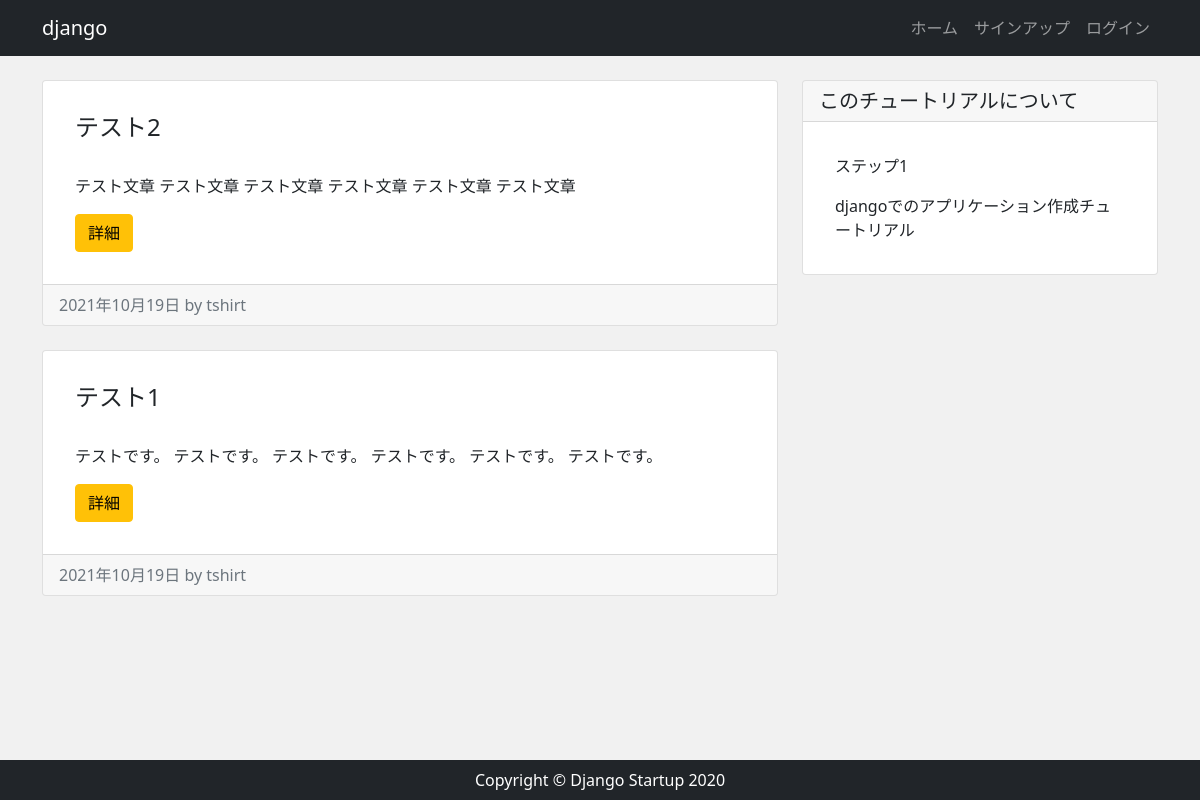
The app's page /, older data.
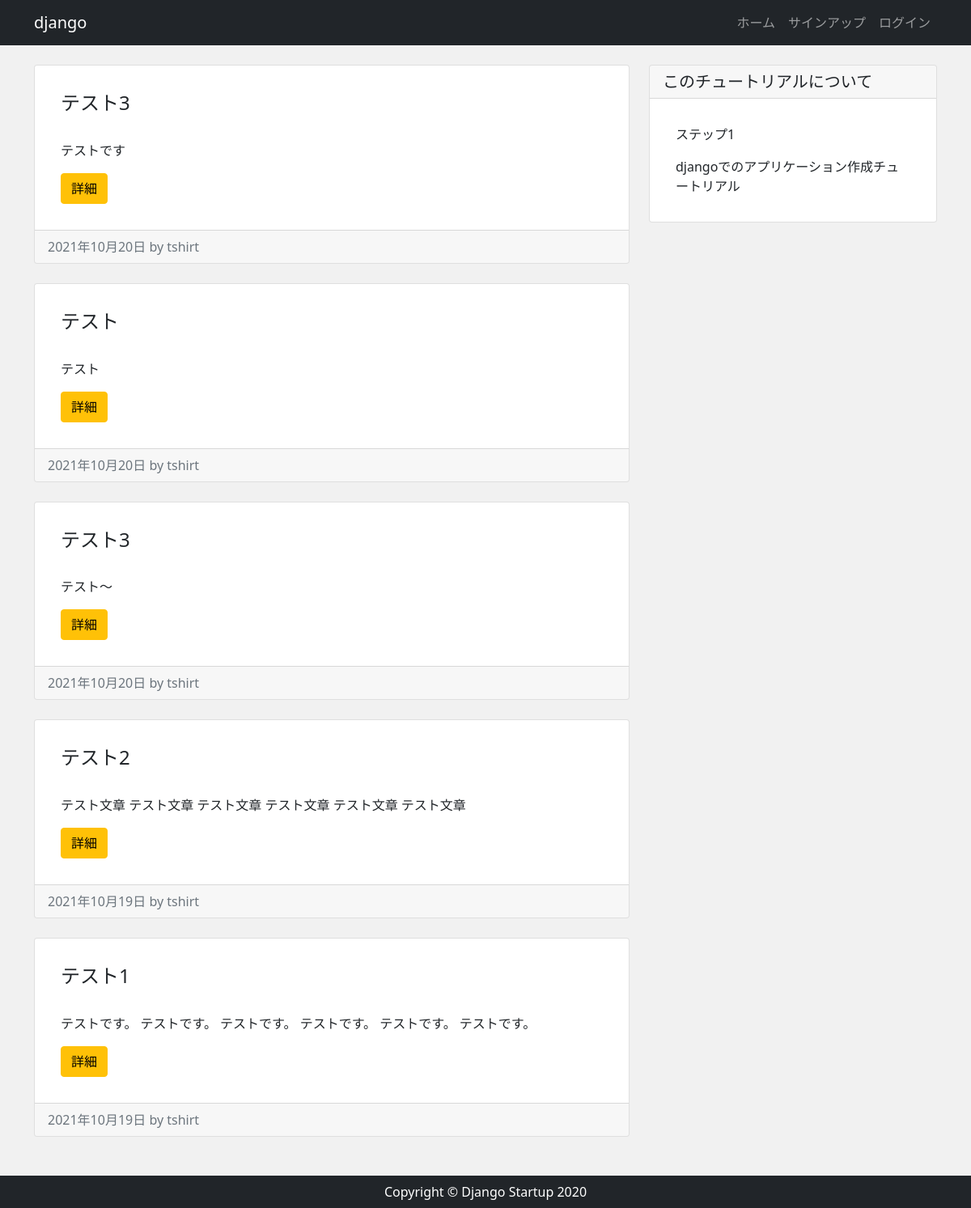
The same page, newer data.
### app/models.py (models this page shows, shortened)
class Post(models.Model):
  author = models.ForeignKey(settings.AUTH_USER_MODEL, on_delete=models.CASCADE)
  title = models.CharField("タイトル", max_length=200)
  content = models.TextField("本文")
  created = models.DateTimeField("作成日", default=timezone.now)

### app/views.py (the view)
# urls.py: path('', views.IndexView.as_view(), name='index'),
class IndexView(View):
  def get(self, request, *args, **kwargs):
    post_data = Post.objects.order_by('-id')
    return render(request, 'app/index.html', {
      'post_data': post_data
    })

### app/templates/app/index.html
{% extends "app/base.html" %}
{% block content %}
<div class="row my-4">
  <div class="col-md-8">
    {% for post in post_data %}
      <div class="card mb-4">
        <div class="card-body">
          <h2 class="card-title">{{ post.title }}</h2>
          <p class="card-text">{{ post.content|truncatechars:100 }}</p>
          <a href="{% url 'post_detail' post.id %}" class="btn btn-warning">詳細</a>
        </div>
        <div class="card-footer text-muted">
          {{ post.created|date }} by {{ post.author}}
        </div>
      </div>
    {% endfor %}
  </div>
  <div class="col-md-4">
    <div class="card">
      <h5 class="card-header">このチュートリアルについて</h5>
      <div class="card-body">
        <p>ステップ1</p>
        <p class="mb-0">djangoでのアプリケーション作成チュートリアル</p>
      </div>
    </div>
  </div>
</div>
{% endblock %}

### app/templates/app/base.html (shortened to what this page needs)
{% load static %}
<!DOCTYPE html>
<html lang="ja">
<head>
  <link href="https://cdn.jsdelivr.net/npm/bootstrap@5.0.0-beta1/dist/css/bootstrap.min.css" rel="stylesheet">
  <link rel="stylesheet" href="{% static 'styles/style.css' %}">
</head>
<body>
  <nav class="navbar navbar-expand-lg navbar-dark bg-dark">
    <div class="container">
      <a class="navbar-brand" href="/">django</a>
      <ul class="navbar-nav ml-auto">
        <li class="nav-item">
          <a class="nav-link" href="/">ホーム</a>
        </li>
        {% if user.is_authenticated %}
          <li class="nav-item">
            <a class="nav-link" href="{% url 'post_new' %}">投稿</a>
          </li>
          <li class="nav-item">
            <a class="nav-link" href="{% url 'account_logout' %}">ログアウト</a>
          </li>
        {% else %}
          <li class="nav-item">
            <a class="nav-link" href="{% url 'account_signup' %}">サインアップ</a>
          </li>
          <li class="nav-item">
            <a class="nav-link" href="{% url 'account_login' %}">ログイン</a>
          </li>
        {% endif %}
      </ul>
    </div>
  </nav>
  <main>
    <div class="container">
      {% block content %}
      {% endblock %}
    </div>
  </main>
  <footer class="py-2 bg-dark">
    <p class="m-0 text-center text-white">Copyright &copy; Django Startup 2020</p>
  </footer>
</body>
</html>

### app/static/styles/style.css (style rules this page uses)
* { margin: 0; padding: 0; box-sizing: border-box; }
body { background-color: #f1f1f1; display: flex; flex-flow: column; min-height: 100vh; }
main { flex: 1; }
.card-title { margin-bottom: 2rem; font-size: 1.5rem; }
.card-body { padding: 2rem; }

Row changes from the older to the newer data that the page shows:
added Post: title "テスト3", content "テストです", created "2021年10月20日", author "tshirt"
added Post: title "テスト", content "テスト", created "2021年10月20日", author "tshirt"
added Post: title "テスト3", content "テスト〜", created "2021年10月20日", author "tshirt"
